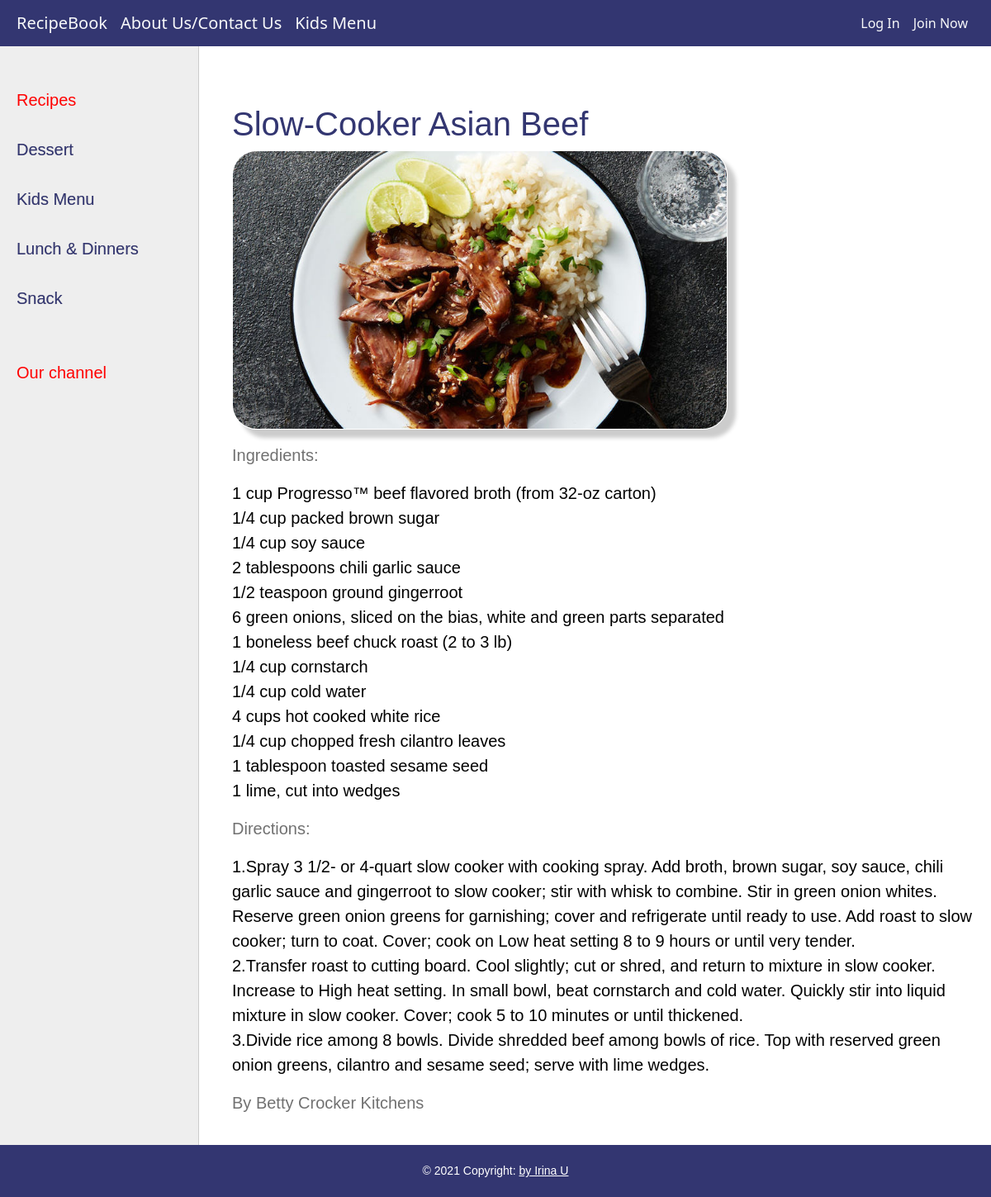
Page /post/slow-cooker-asian-beef/ on the committed database.
### resbook/models.py (models this page shows, shortened)
class Category(models.Model):
    name = models.CharField(max_length=100, db_index=True, verbose_name="Category")
    slug = models.SlugField(max_length=255, unique=True, db_index=True, verbose_name="URL")
    def get_absolute_url(self):
        return reverse('category', kwargs={'cat_slug': self.slug})
    class Meta:
        verbose_name_plural = 'Categories'
        ordering = ['id']

class Recipes(models.Model):
    title = models.CharField(max_length=250, unique=True)
    slug = models.SlugField(max_length=255, unique=True, db_index=True, verbose_name="URL")
    photo = models.ImageField(upload_to="images/%Y/%m/%d")
    ingredients = models.TextField(blank=False, default='')
    content = models.TextField(blank=True, verbose_name="Directions")
    nutrition = models.TextField()
    author = models.TextField(blank=True)
    time_create = models.DateTimeField(auto_now_add=True)
    time_update = models.DateTimeField(auto_now_add=True)
    is_published = models.BooleanField(default=True)
    cat = models.ForeignKey('Category', on_delete=models.CASCADE)
    class Meta:
        verbose_name_plural = 'Recipes'
        ordering = ['time_create', 'title']

### resbook/views.py (the view)
# urls.py: path('post/<slug:post_slug>/', ShowPost.as_view(), name='post'),
class ShowPost(DataMixin, DetailView):
    model = Recipes
    template_name = 'resbook/post.html'
    slug_url_kwarg = 'post_slug'
    context_object_name = 'post'
    def get_context_data(self, *, object_list=None, **kwargs):
        context = super().get_context_data(**kwargs)
        c_def = self.get_user_context(titile=context['post'])
        return dict(list(context.items()) + list(c_def.items()))

### resbook/utils.py (called while the page is built)
    def get_user_context(self, **kwargs):
        context = kwargs
        cats = cache.get('cats')
        if not cats:
            cats = Category.objects.annotate(Count('recipes'))
            cache.set('cats', cats, 60)
        context['cats'] = cats
        if 'cat_selected' not in context:
            context['cat_selected'] = 0
        return context

### resbook/templates/resbook/post.html
{% extends 'resbook/base.html' %}
{% block content %}
    <h1 style="color: #333671"> {{ post.title }}</h1>
    {% if post.photo %}
        <p><img src="{{ post.photo.url }}"></p>
    {% endif %}
    <p style="color: #717171">Ingredients:</p>
    {{ post.ingredients|linebreaks }}
    <p style="color: #717171">Directions:</p>
    {{ post.content|linebreaks }}
    <p style="color: #717171"> {{ post.author }}</p>
{% endblock %}

### resbook/templates/resbook/base.html (shortened to what this page needs)
{% load static %}
{% load resbook_tags %}
<!DOCTYPE html>
<head>
    <link rel="stylesheet" type="text/css" href="{% static 'resbook/css/styles.css' %}">
    <link href="https://cdn.jsdelivr.net/npm/bootstrap@5.0.1/dist/css/bootstrap.min.css" rel="stylesheet"
>
</head>
<body>
<nav class="navbar navbar-expand-lg  navbar-light navbar-fixed-top">
    <a class="navbar-brand text-light" href="{% url 'home' %}">RecipeBook</a>
    <a class="navbar-brand text-light" href="{% url 'about' %}">About Us/Contact Us</a>
    <a class="navbar-brand text-light" href="{% url 'kidsmenu' %}">Kids Menu</a>
    <div class="collapse navbar-collapse justify-content-end" id="navbarSupportedContent">
        <ul class="navbar-nav ml-auto">
            {% if request.user.is_authenticated %}
            <li class="nav-item">
                <a class="nav-link text-light" href="{% url 'addpage' %}">Add Recipe</a>
            </li>
            <li class="nav-item">
                <a class="nav-link text-light" href="{% url 'signout' %}">Sign Out</a>
            </li>
            {% else %}
            <li class="nav-item active">
                <a class="nav-link text-light" href="{% url 'login' %}">Log In</a>
            </li>
            <li class="nav-item">
                <a class="nav-link text-light" href="{% url 'signin' %}">Join Now</a>
            </li>
            {% endif %}
        </ul>
    </div>
</nav>
<table class="table-content" border="0" cellpadding="0" cellspacing="0">
    <tr>
        <td valign="top" class="left-chapters">
            <ul id="leftchapters">
                {% if cat_selected == 0 %}
                    <li class="selected">Recipes</li>
                {% else %}
                    <li><a href="{% url 'home' %}">Recipes</a></li>
                {% endif %}
                {% for c in cats %}
                    {% if c.recipes__count > 0 %}
                        {% if c.pk == cat_selected %}
                            <li class="selected">{{ c.name }}</li>
                        {% else %}
                            <li><a href="{{ c.get_absolute_url }}">{{ c.name }}</a></li>
                        {% endif %}
                    {% endif %}
                {% endfor %}
                <li class="share">
                    <p>Our channel</p>
                    <a class="share-yt" href="https://www.youtube.com/"></a>
                </li>
            </ul>
        </td>
        <td valign="top" class="content">
            <div class="content-text">
                {% block content %}
                {% endblock %}
            </div>
        </td>
    </tr>
</table>
<footer class="page-footer font-small blue">
    <div class="footer-copyright text-center py-3">© 2021 Copyright:
        <a href="https://github.com/IrinaPanov"> by Irina U</a>
    </div>
</footer>
</body>
</html>

### resbook/static/resbook/css/styles.css (style rules this page uses)
.navbar { background-color: #333671; border-color: #aaa; padding: 20px; }
img { border: 0.03em solid #fff; -moz-box-shadow: 5px 5px 5px #aaa; -webkit-box-shadow: 5px 5px 5px #aaa; box-shadow: 10px 10px 5px #ccc; -moz-border-radius: 25px; -webkit-border-radius: 25px; border-radius: 30px; max-width: 600px; height: auto; }
.table-content { width: 100%; min-height: 100%; height: 100%; font-family: sans-serif; }
.left-chapters { margin: 0; background: #eee; border-right: 1px solid #ccc; min-height: 100%; }
.left-chapters ul { width: 240px; min-height: 100%; margin: 0; padding: 20px 10px 10px 20px; list-style: none; font-size: 20px; }
.left-chapters ul li { margin: 30px 0 0 0; color: red; }
.left-chapters ul li.selected { color: red; }
.left-chapters ul li a { color: #333671; text-decoration: none; text-shadow: 0.01em 0.01em #aaa; }
.left-chapters ul li.share { margin: 60px 0 0 0; }
.left-chapters ul li.share p { margin: 30px 0 30px 0; }
.left-chapters ul li.share a { display: inline-block; width: 40px; height: 40px; margin: 0 20px 0 0; }
.content { padding: 10px 20px 20px 10px; width: 100%; box-sizing: border-box; }
.content-text { margin: 60px 0 0 30px; color: #000; font-size: 20px; font-family: "Arial Hebrew Scholar", sans-serif; }
footer { box-sizing: border-box; background: #333671; padding: 5px; color: white; font-size: 14px; font-family: Verdana, Geneva, Arial, Helvetica, fantasy; text-align: left; overflow: hidden; }
footer a { text-decoration: underline; color: white; }

### rows in the picture
Category: name "Dessert"
Category: name "Kids Menu"
Category: name "Lunch & Dinners"
Category: name "Snack"
Recipes: title "Slow-Cooker Asian Beef", photo (picture), ingredients "1 cup Progresso™ beef flavored broth (from 32-oz carton) 1/4 cup packed brown sugar 1/4 cup soy sauce 2 tablespoons chili garlic sauce 1/2 teaspoon ground gingerroot 6 green onions, sliced on the bias, white and green parts separated 1 boneless beef chuck roast (2 to 3 lb) 1/4 cup cornstarch 1/4 cup cold water 4 cups hot cooked white rice 1/4 cup chopped fresh cilantro leaves 1 tablespoon toasted sesame seed 1 lime, cut into wedges", content "1.Spray 3 1/2- or 4-quart slow cooker with cooking spray. Add broth, brown sugar, soy sauce, chili garlic sauce and gingerroot to slow cooker; stir with whisk to combine. Stir in green onion whites. Reserve green onion greens for garnishing; cover and refrigerate until ready to use. Add roast to slow cooker; turn to coat. Cover; cook on Low heat setting 8 to 9 hours or until very tender. 2.Transfer roast to cutting board. Cool slightly; cut or shred, and return to mixture in slow cooker. Increase to High heat setting. In small bowl, beat cornstarch and cold water. Quickly stir into liquid mixture in slow cooker. Cover; cook 5 to 10 minutes or until thickened. 3.Divide rice among 8 bowls.…", author "By Betty Crocker Kitchens"
